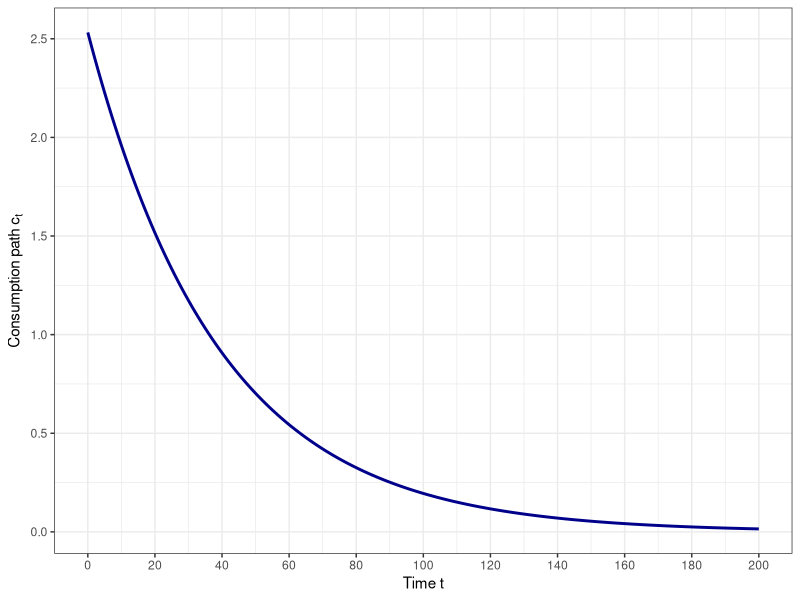
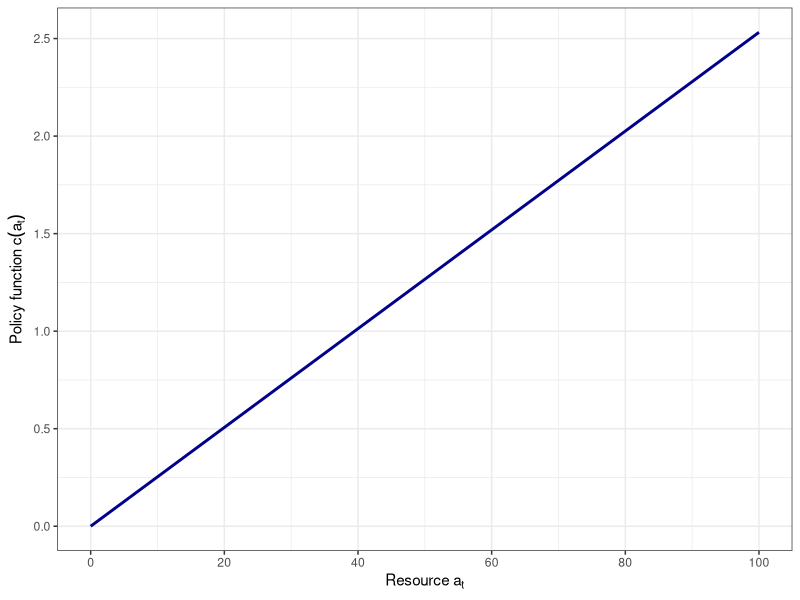
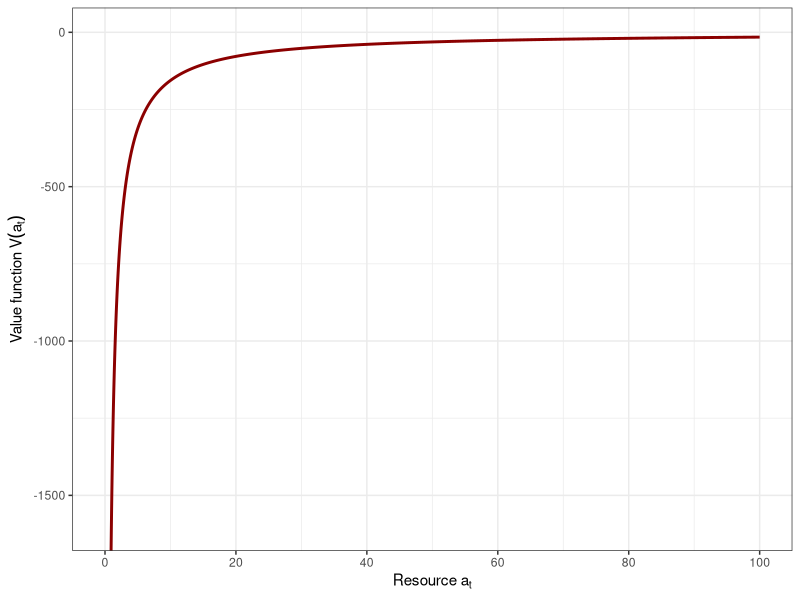
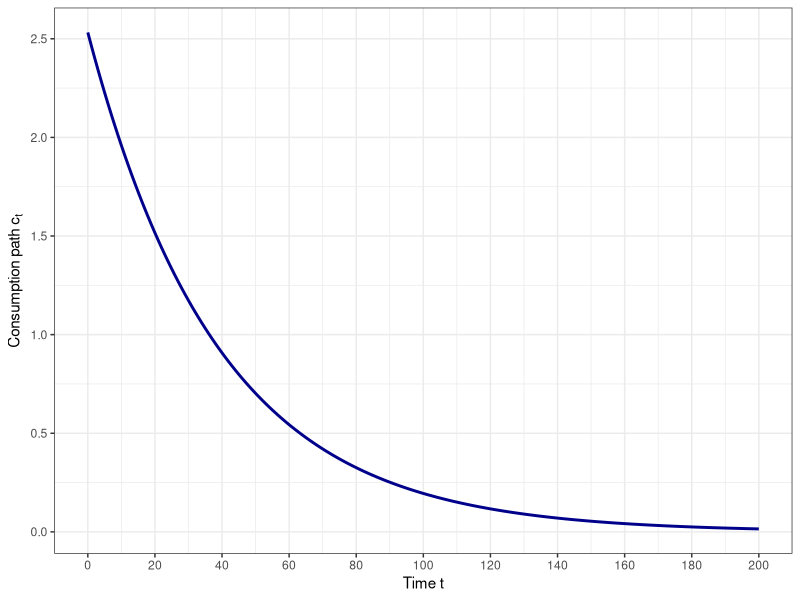
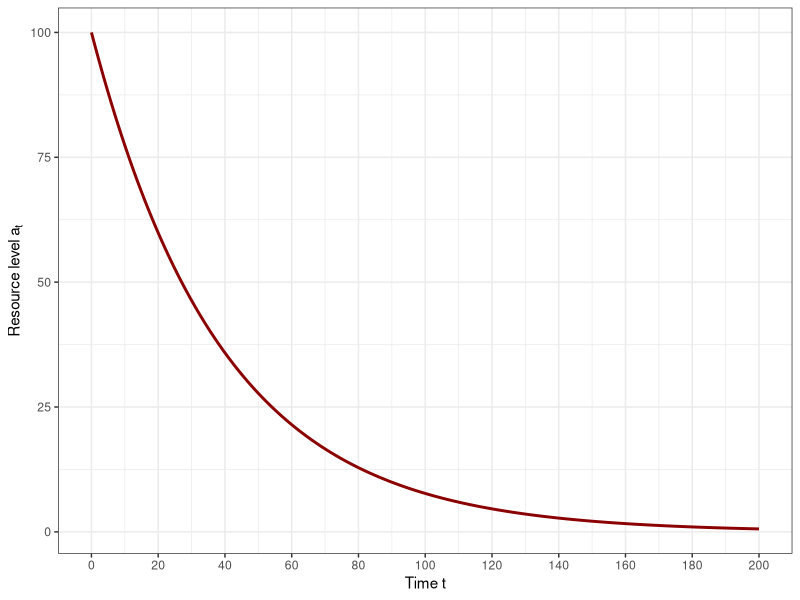

R code for these plots, in order:
## ---- chunk 1
rm(list = ls())
library(reshape2)
library(base)
library(ggplot2)
library(grid)
library(stringr)
library(tidyverse)

# should graphs be exported to pdf
export_pdf = FALSE
## ---- chunk 2
# curvature of utility function
gamma = 0.5

# time discount factor
beta = 0.95

# initial quantity of the resource
a0 = 100
## ---- chunk 3
# simulate path for 200 periods
t = c(0:200)

# generate data frame for plotting
dat <- data.frame(
  t = t,
  c = beta^(t*gamma)*(1-beta^gamma)*a0
)

# now generate time path plot
myplot <- ggplot(data=dat) + 
  geom_line(aes(x=t, y=c), color= "darkblue", size=1) +
  scale_x_continuous(breaks=seq(0, 200, 20)) +
  labs(x = expression(paste("Time ", t)),
       y = expression(paste("Consumption path ", c[t]))) +
  theme_bw()

# print plot
print(myplot)
## ---- chunk 4
# generate discrete set for potential resources
a = seq(0, a0, 0.01)

# generate data frame for plotting
dat <- data.frame(
  a = a,
  c = a*(1-beta^gamma),
  V = (1-beta^gamma)^(-1/gamma)*a^(1-1/gamma)/(1-1/gamma)
)

# plot for the policy function
myplot <- ggplot(data=dat) + 
  geom_line(aes(x=a, y=c), color= "darkblue", size=1) +
  scale_x_continuous(breaks=seq(0, a0, 20)) +
  labs(x = expression(paste("Resource ", a[t])),
       y = expression(paste("Policy function ", c(a[t])))) +
  theme_bw()

# print plot
print(myplot)
## ---- chunk 5
# plot for the value function
myplot <- ggplot(data=dat) + 
  geom_line(aes(x=a, y=V), color= "darkred", size=1) +
  coord_cartesian(ylim=c(-1600, 0)) + 
  scale_x_continuous(breaks=seq(0, a0, 20)) +
  labs(x = expression(paste("Resource ", a[t])),
       y = expression(paste("Value function ", V(a[t])))) +
  theme_bw()

# print plot
print(myplot)
## ---- chunk 6
policy <- function(a, gamma, beta) {
  
  # calculate the optimal policy
  c = (1-beta^gamma)*a
  
  # return the value
  return(c)
}
## ---- chunk 7
# number of periods to simulate
T = 200

# start with the initial value of the resource
a_t = a0

# calculate the policy at this point
c_t = policy(a_t[1], gamma, beta)

# now simulate forward until date T
for(t in 2:(T+1)) {
  a_t[t] = a_t[t-1] - c_t[t-1]
  c_t[t] = policy(a_t[t], gamma, beta)
}

# the time periods
t = c(0:200)

# generate data frame for plotting
dat <- data.frame(
  t = t,
  c = c_t,
  a = a_t
)

# now generate time path plot of consumption
myplot <- ggplot(data=dat) + 
  geom_line(aes(x=t, y=c), color= "darkblue", size=1) +
  scale_x_continuous(breaks=seq(0, 200, 20)) +
  labs(x = expression(paste("Time ", t)),
       y = expression(paste("Consumption path ", c[t]))) +
  theme_bw()

print(myplot)

# now generate time path plot of the resource
myplot <- ggplot(data=dat) + 
  geom_line(aes(x=t, y=a), color= "darkred", size=1) +
  scale_x_continuous(breaks=seq(0, 200, 20)) +
  labs(x = expression(paste("Time ", t)),
       y = expression(paste("Resource level ", a[t]))) +
  theme_bw()

print(myplot)
